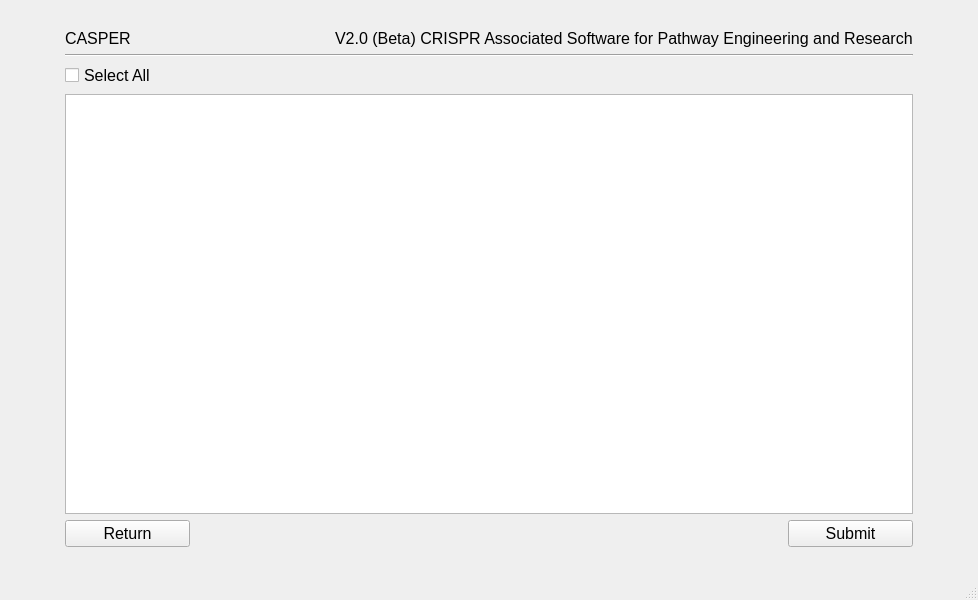
<?xml version="1.0" encoding="UTF-8"?>
<ui version="4.0">
 <class>MainWindow</class>
 <widget class="QMainWindow" name="MainWindow">
  <property name="enabled">
   <bool>true</bool>
  </property>
  <property name="geometry">
   <rect>
    <x>0</x>
    <y>0</y>
    <width>978</width>
    <height>600</height>
   </rect>
  </property>
  <property name="font">
   <font>
    <family>Arial</family>
    <pointsize>12</pointsize>
    <weight>50</weight>
    <italic>false</italic>
    <bold>false</bold>
   </font>
  </property>
  <property name="windowTitle">
   <string>CASPER</string>
  </property>
  <property name="styleSheet">
   <string notr="true"/>
  </property>
  <widget class="QWidget" name="centralwidget">
   <layout class="QGridLayout" name="gridLayout">
    <item row="8" column="1" colspan="4">
     <spacer name="verticalSpacer">
      <property name="orientation">
       <enum>Qt::Vertical</enum>
      </property>
      <property name="sizeType">
       <enum>QSizePolicy::Fixed</enum>
      </property>
      <property name="sizeHint" stdset="0">
       <size>
        <width>20</width>
        <height>20</height>
       </size>
      </property>
     </spacer>
    </item>
    <item row="4" column="1">
     <widget class="QCheckBox" name="select_all_checkbox">
      <property name="text">
       <string>Select All</string>
      </property>
     </widget>
    </item>
    <item row="7" column="6">
     <widget class="QLabel" name="label_2">
      <property name="minimumSize">
       <size>
        <width>50</width>
        <height>0</height>
       </size>
      </property>
      <property name="maximumSize">
       <size>
        <width>50</width>
        <height>16777215</height>
       </size>
      </property>
      <property name="text">
       <string/>
      </property>
     </widget>
    </item>
    <item row="1" column="4">
     <widget class="QLabel" name="label_7">
      <property name="font">
       <font>
        <family>Arial</family>
        <pointsize>12</pointsize>
        <weight>50</weight>
        <italic>false</italic>
        <bold>false</bold>
       </font>
      </property>
      <property name="styleSheet">
       <string notr="true"/>
      </property>
      <property name="text">
       <string>V2.0 (Beta) CRISPR Associated Software for Pathway Engineering and Research</string>
      </property>
     </widget>
    </item>
    <item row="5" column="6">
     <spacer name="horizontalSpacer_2">
      <property name="orientation">
       <enum>Qt::Horizontal</enum>
      </property>
      <property name="sizeType">
       <enum>QSizePolicy::Fixed</enum>
      </property>
      <property name="sizeHint" stdset="0">
       <size>
        <width>20</width>
        <height>20</height>
       </size>
      </property>
     </spacer>
    </item>
    <item row="1" column="1" colspan="3">
     <widget class="QLabel" name="label_8">
      <property name="sizePolicy">
       <sizepolicy hsizetype="Preferred" vsizetype="Fixed">
        <horstretch>0</horstretch>
        <verstretch>0</verstretch>
       </sizepolicy>
      </property>
      <property name="maximumSize">
       <size>
        <width>16777215</width>
        <height>16777215</height>
       </size>
      </property>
      <property name="styleSheet">
       <string notr="true"/>
      </property>
      <property name="text">
       <string>CASPER</string>
      </property>
     </widget>
    </item>
    <item row="4" column="0">
     <widget class="QLabel" name="label">
      <property name="minimumSize">
       <size>
        <width>50</width>
        <height>0</height>
       </size>
      </property>
      <property name="maximumSize">
       <size>
        <width>50</width>
        <height>16777215</height>
       </size>
      </property>
      <property name="text">
       <string/>
      </property>
     </widget>
    </item>
    <item row="5" column="1" colspan="4">
     <widget class="QTableWidget" name="tableWidget">
      <property name="minimumSize">
       <size>
        <width>0</width>
        <height>317</height>
       </size>
      </property>
      <property name="maximumSize">
       <size>
        <width>16777215</width>
        <height>16777215</height>
       </size>
      </property>
     </widget>
    </item>
    <item row="0" column="1" colspan="4">
     <spacer name="verticalSpacer_2">
      <property name="orientation">
       <enum>Qt::Vertical</enum>
      </property>
      <property name="sizeType">
       <enum>QSizePolicy::Fixed</enum>
      </property>
      <property name="sizeHint" stdset="0">
       <size>
        <width>20</width>
        <height>20</height>
       </size>
      </property>
     </spacer>
    </item>
    <item row="5" column="0">
     <spacer name="horizontalSpacer">
      <property name="orientation">
       <enum>Qt::Horizontal</enum>
      </property>
      <property name="sizeType">
       <enum>QSizePolicy::Fixed</enum>
      </property>
      <property name="sizeHint" stdset="0">
       <size>
        <width>20</width>
        <height>20</height>
       </size>
      </property>
     </spacer>
    </item>
    <item row="2" column="1" colspan="4">
     <widget class="Line" name="line">
      <property name="orientation">
       <enum>Qt::Horizontal</enum>
      </property>
     </widget>
    </item>
    <item row="6" column="1" rowspan="2" colspan="4">
     <layout class="QHBoxLayout" name="horizontalLayout">
      <item alignment="Qt::AlignLeft">
       <widget class="QPushButton" name="Go_Back_Button">
        <property name="sizePolicy">
         <sizepolicy hsizetype="Minimum" vsizetype="Fixed">
          <horstretch>0</horstretch>
          <verstretch>0</verstretch>
         </sizepolicy>
        </property>
        <property name="minimumSize">
         <size>
          <width>125</width>
          <height>0</height>
         </size>
        </property>
        <property name="maximumSize">
         <size>
          <width>16777215</width>
          <height>16777215</height>
         </size>
        </property>
        <property name="text">
         <string>Return</string>
        </property>
       </widget>
      </item>
      <item alignment="Qt::AlignRight">
       <widget class="QPushButton" name="Submit_button">
        <property name="sizePolicy">
         <sizepolicy hsizetype="Minimum" vsizetype="Fixed">
          <horstretch>0</horstretch>
          <verstretch>0</verstretch>
         </sizepolicy>
        </property>
        <property name="minimumSize">
         <size>
          <width>125</width>
          <height>0</height>
         </size>
        </property>
        <property name="maximumSize">
         <size>
          <width>16777215</width>
          <height>16777215</height>
         </size>
        </property>
        <property name="text">
         <string>Submit</string>
        </property>
       </widget>
      </item>
     </layout>
    </item>
   </layout>
  </widget>
  <widget class="QStatusBar" name="statusbar"/>
  <action name="actionNew">
   <property name="text">
    <string>New</string>
   </property>
  </action>
  <action name="actionOpen">
   <property name="text">
    <string>Open</string>
   </property>
  </action>
  <action name="actionOpen_Recent">
   <property name="text">
    <string>Open Recent...</string>
   </property>
  </action>
  <action name="actionSave">
   <property name="text">
    <string>Save</string>
   </property>
  </action>
  <action name="actionExit">
   <property name="text">
    <string>Exit</string>
   </property>
  </action>
  <action name="actionUndo">
   <property name="text">
    <string>Undo</string>
   </property>
  </action>
  <action name="actionCut">
   <property name="text">
    <string>Cut</string>
   </property>
  </action>
  <action name="actionCopy">
   <property name="text">
    <string>Copy</string>
   </property>
  </action>
  <action name="actionPaste">
   <property name="text">
    <string>Paste</string>
   </property>
  </action>
  <action name="actionCut_Rev_Com">
   <property name="text">
    <string>Cut Rev-Com</string>
   </property>
  </action>
  <action name="actionCopy_Rev_Com">
   <property name="text">
    <string>Copy Rev-Com</string>
   </property>
  </action>
  <action name="actionPaste_Rev_Com">
   <property name="text">
    <string>Paste Rev-Com</string>
   </property>
  </action>
  <action name="actionUpload_New_Genome">
   <property name="text">
    <string>Seq_Finder Analysis...</string>
   </property>
  </action>
  <action name="actionUpload_New_Endonuclease">
   <property name="text">
    <string>Define New Endonuclease...</string>
   </property>
  </action>
  <action name="actionChange_Directory">
   <property name="text">
    <string>Change Database Directory</string>
   </property>
  </action>
  <action name="actionNCBI_BLAST">
   <property name="text">
    <string>NCBI BLAST</string>
   </property>
  </action>
  <action name="actionExcel_csv">
   <property name="text">
    <string>Excel (.csv)</string>
   </property>
  </action>
  <action name="actionIDT_Order">
   <property name="text">
    <string>IDT Order</string>
   </property>
  </action>
  <action name="actionMultitargeting">
   <property name="text">
    <string>Multitargeting</string>
   </property>
  </action>
  <action name="actionPopulation_Analysis">
   <property name="text">
    <string>Population Analysis</string>
   </property>
  </action>
  <action name="actionComplete_Target_Analysis">
   <property name="text">
    <string>Complete Target Analysis</string>
   </property>
  </action>
  <action name="actionNew_CASPER_Window">
   <property name="text">
    <string>New CASPER Window</string>
   </property>
  </action>
 </widget>
 <resources/>
 <connections/>
</ui>
